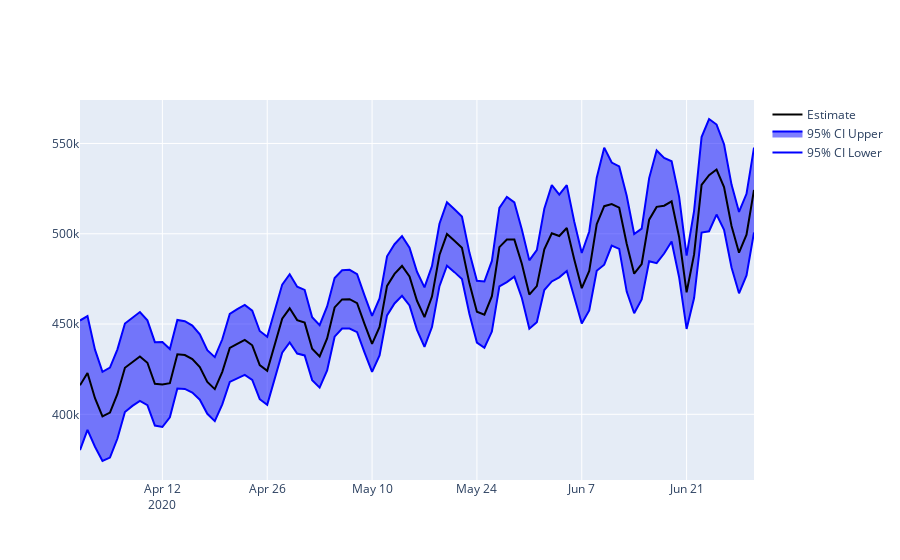

Write notebook code for a chart like this one.
### Code cell
hospital = pd.read_csv("data/hospitalData.csv")
x1 = hospital[hospital["State"] == "United States"]
fig = go.Figure()
fig.add_trace(go.Scatter(
    x = x1["Date"],
    y = x1["InpatBeds_Occ_AnyPat_LoCI"],
    mode = "lines",
    line_color = "blue",
    name = "95% CI Lower"))
fig.add_trace(go.Scatter(
    x = x1["Date"],
    y = x1["InpatBeds_Occ_AnyPat_UpCI"],
    fill = "tonexty",
    mode = "lines",
    line_color = "blue",
    name = "95% CI Upper"))
fig.add_trace(go.Scatter(
    x = x1["Date"],
    y = x1["InpatBeds_Occ_AnyPat_Est"],
    line_color = "black",
    name = "Estimate"
))
fig.add_trace(go.Scatter(
    x = x1["Date"],
    y = x1["InpatBeds_Occ_AnyPat_Est_Avail"],
    line_color = "red",
    name = "Estimated Availability"
))


fig.update_layout(hovermode = "x")

fig.show()
